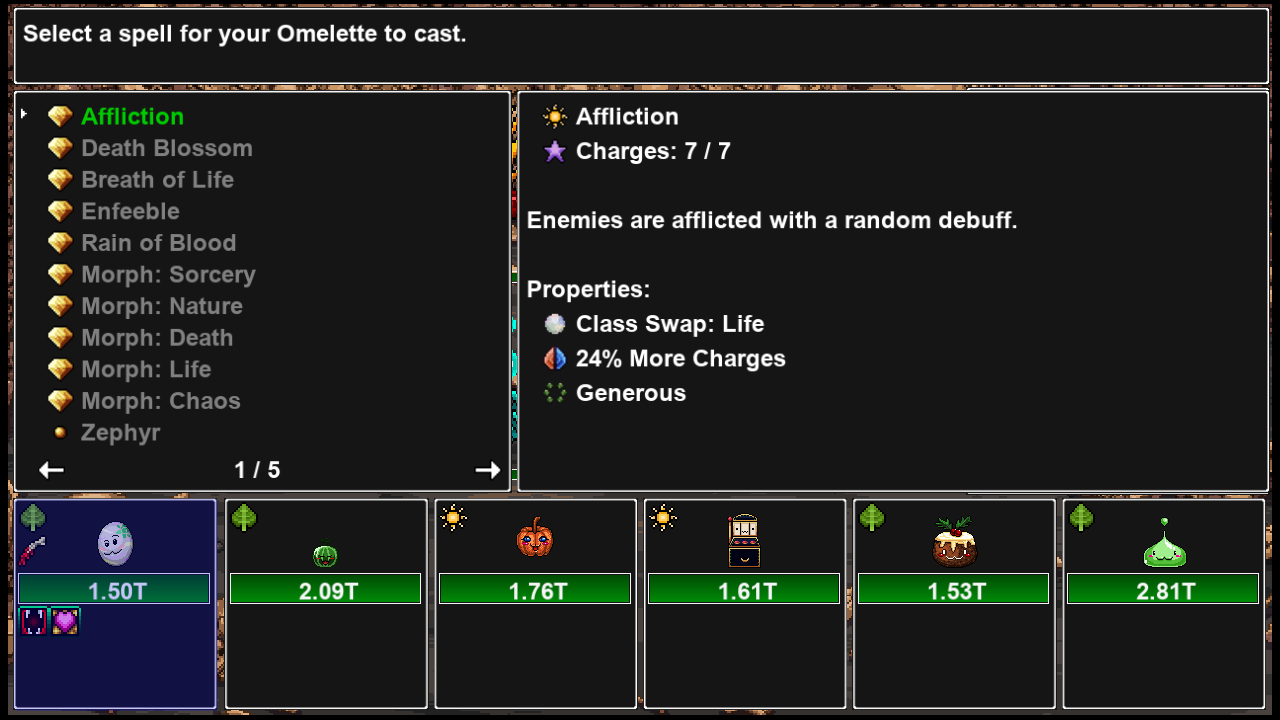
#> input picture tests/ui_screens/battle/battle_cast_affliction_life.png, 1280 x 720 px; its folder holds only this picture in this run
$ python -i spell_components.py   (imports and definitions only)
#> lines starting #> are read from the running program, lines starting #| are printed output that depends on the picture; after the words box and inside, x2 and y2 are one past the last pixel; in counts of white or black regions, pixels touching at a corner belong together
#> further down, picture is the input picture: shape (720, 1280, 3); mean B, G, R 34.4, 36.5, 34
from dataclasses import dataclass
from enum import Enum, auto
from typing import Optional

import cv2
import numpy as np
from numpy.typing import NDArray

from subot.ocr import OCR, detect_green_text, slice_img, detect_dialog_text_color, OCRResult, detect_white_text


class SpellGemClass(Enum):
    CHAOS = auto()
    DEATH = auto()
    SORCERY = auto()
    LIFE = auto()
    NATURE = auto()
    UNKNOWN = auto()


@dataclass(eq=True, frozen=True)
class SpellSelectionInfo:
    spell_name: str
    gem_class: SpellGemClass
    is_ethereal: bool = False
    has_yellow_star: bool = False
    has_exclamation: bool = False

# [19 lines left out: functions detect_exclamation, detect_yellow_star, detect_ethereal, not called in this run]


def detect_spell_gem_color(bgr: NDArray) -> SpellGemClass:
    hsv = cv2.cvtColor(bgr, cv2.COLOR_BGR2HSV)
#> hsv: shape (720, 1280, 3); mean H, S, V 8.3, 20.9, 39.8
    DEATH_GEM_COLOR_HSV_RANGE = (np.array([240 // 2, int(0.20 * 255), int(0.4 * 255)]), np.array([240 // 2, int(0.3 * 255), int(0.9 * 255)]))
    SORCERY_GEM_COLOR_H_RANGE = (290 // 2, 310 // 2)
    LIFE_GEM_COLOR_HSV_RANGE = (np.array([int(15//2), int(0.5*255), int(0.4 * 255)]), np.array([50//2, int(0.91*255), int(0.85 * 255)]))
    CHAOS_GEM_COLOR_HSV_RANGE = (np.array([0, 255, int(0.1 * 255)]), np.array([0, 255, int(0.3 * 255)]))
    NATURE_GEM_COLOR_H_RANGE = (140 // 2, 150 // 2)

    h, s, v = cv2.split(hsv)
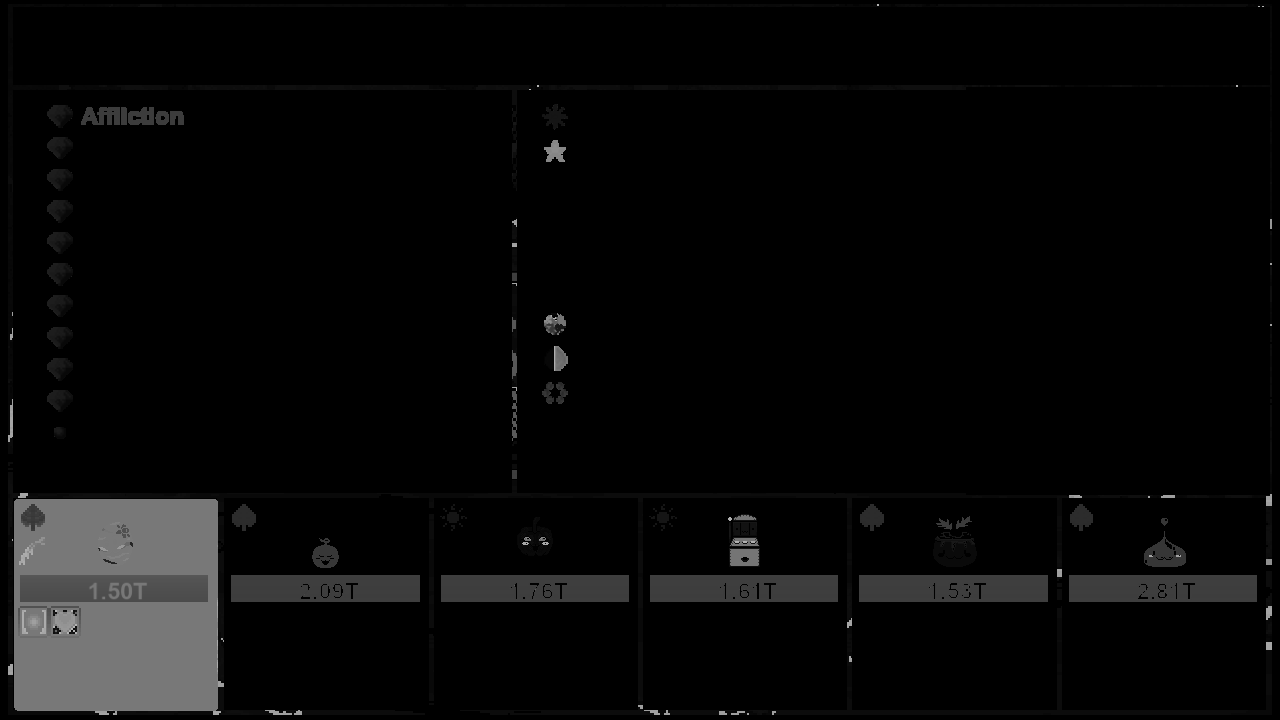
#> h: shape (720, 1280); min 0, max 179, mean 8.3
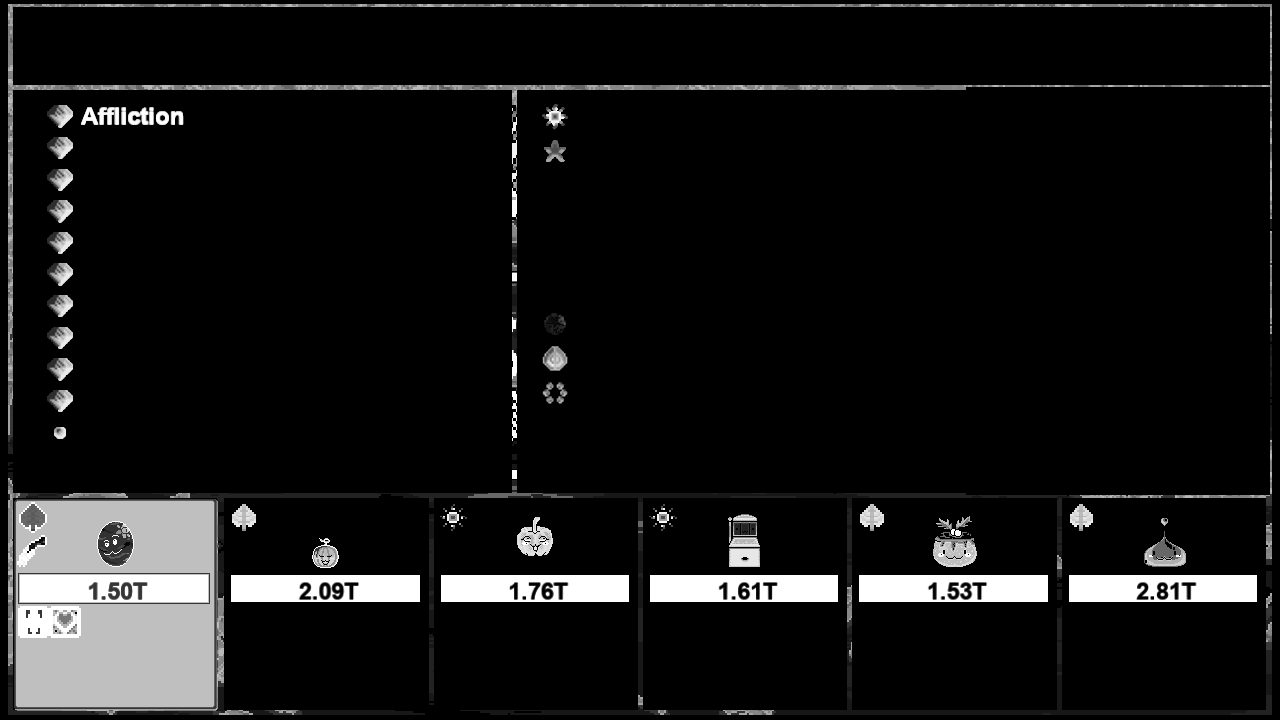
#> s: shape (720, 1280); min 0, max 255, mean 20.9
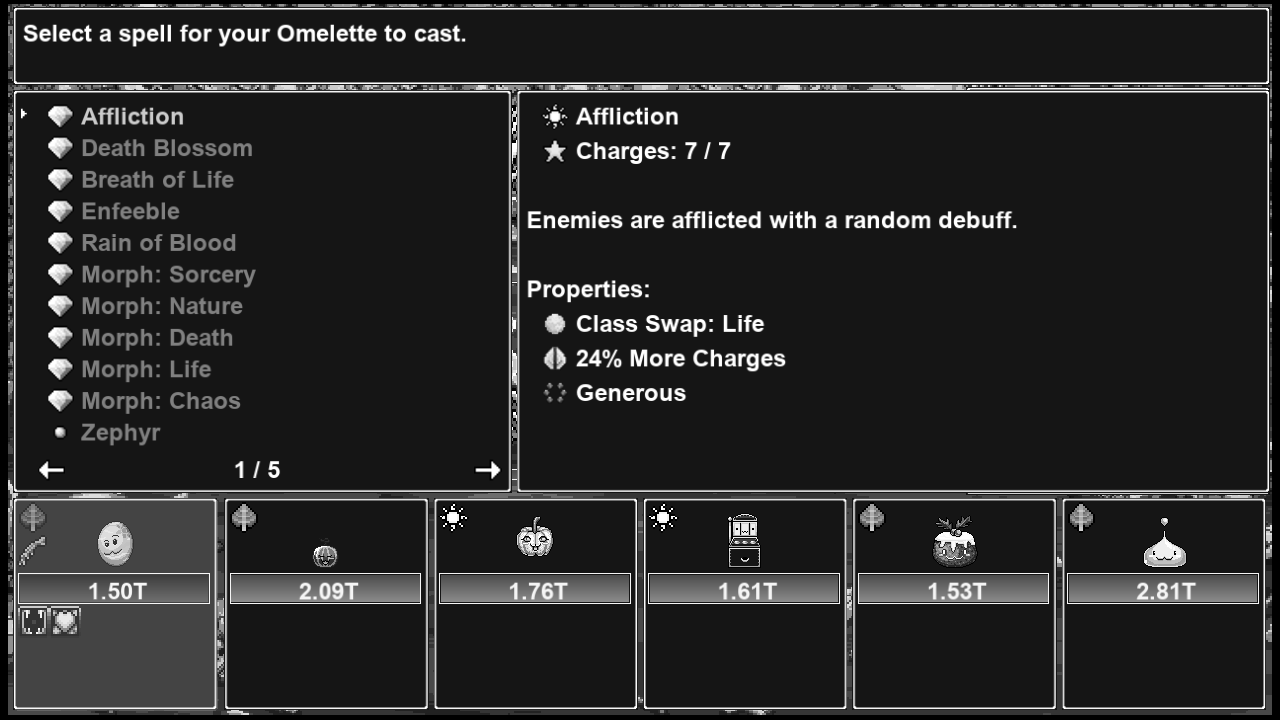
#> v: shape (720, 1280); min 0, max 255, mean 39.8
    death_mask = cv2.inRange(hsv, DEATH_GEM_COLOR_HSV_RANGE[0], DEATH_GEM_COLOR_HSV_RANGE[1])
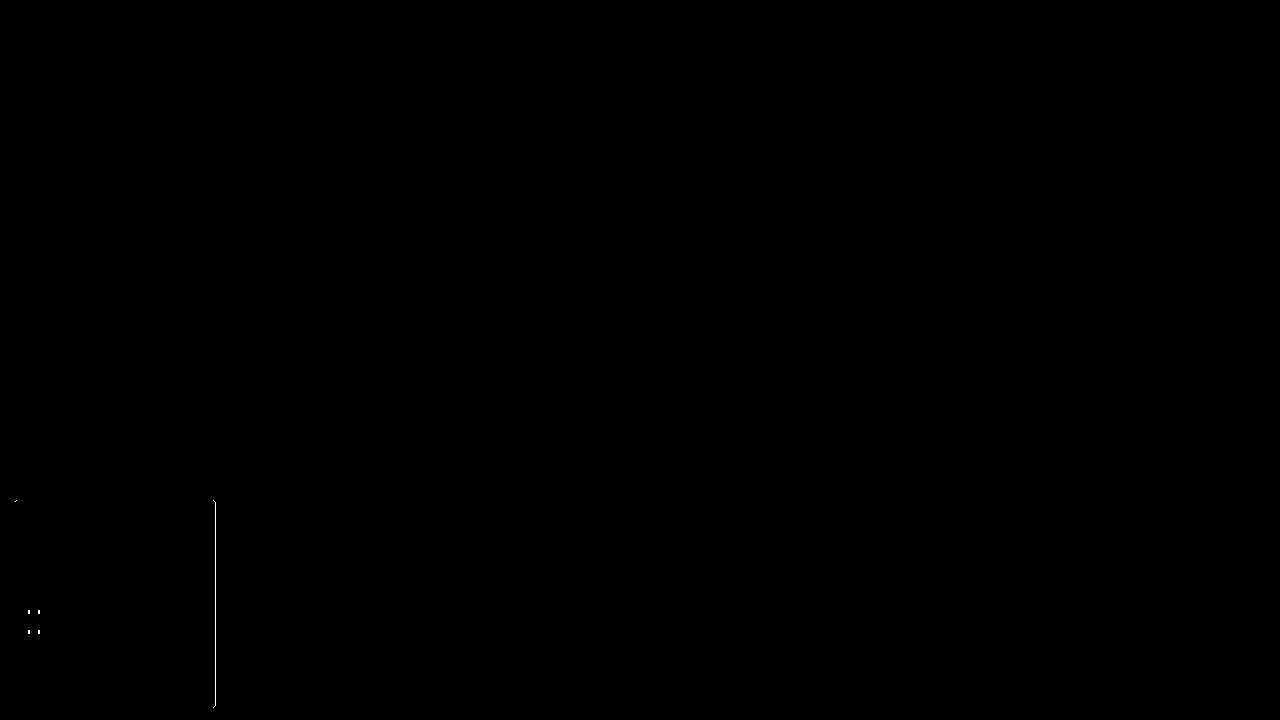
#> death_mask: shape (720, 1280); 0.03% white in thin lines or dots, all inside (x1, y1, x2, y2) = (15, 500, 216, 708)
    pixels_death = np.count_nonzero(death_mask)
#> pixels_death = 242
    pixels_sorcery = np.count_nonzero(cv2.inRange(h, SORCERY_GEM_COLOR_H_RANGE[0], SORCERY_GEM_COLOR_H_RANGE[1]))
#> pixels_sorcery = 383
    pixels_life = np.count_nonzero(cv2.inRange(hsv, LIFE_GEM_COLOR_HSV_RANGE[0], LIFE_GEM_COLOR_HSV_RANGE[1]))
#> pixels_life = 7908
    pixels_chaos = np.count_nonzero(cv2.inRange(hsv, CHAOS_GEM_COLOR_HSV_RANGE[0], CHAOS_GEM_COLOR_HSV_RANGE[1]))
#> pixels_chaos = 0
    pixels_nature = np.count_nonzero(cv2.inRange(h, NATURE_GEM_COLOR_H_RANGE[0], NATURE_GEM_COLOR_H_RANGE[1]))
#> pixels_nature = 207

    if pixels_chaos > 0:
        return SpellGemClass.CHAOS
    elif pixels_death > 0:
        return SpellGemClass.DEATH
    elif pixels_life > 0:
        return SpellGemClass.LIFE
    elif pixels_nature > 0:
        return SpellGemClass.NATURE
    elif pixels_sorcery > 0:
        return SpellGemClass.SORCERY
    else:
        raise NoSpellException("no class for spell gem")

@dataclass
class SpellEnchantDescription:
    spell_name: str
    tier_text: str
    charges: str
    description: str


# [27 lines left out: functions spell_enchant_description, spell_gem_description, not called in this run]


class NoSpellException(Exception):
    pass

# [32 lines left out: function find_spell_gem_info, not called in this run]


class ComponentSortUI:
    # [9 lines left out: functions __init__, ocr, not called in this run]

    @property
    def text(self) -> str:
        return self._sort_text

    @property
    def is_same_state(self) -> bool:
        return self._prev_sort_text == self._sort_text

    # [6 lines left out: function new_text, not called in this run]


class ComponentSpellDescription:
    def __init__(self, ocr_engine: OCR):
        self.ocr_engine = ocr_engine
        self._description = ""

    def ocr(self, roi: NDArray):
        self._description = spell_gem_description(roi, self.ocr_engine)

    @property
    def description(self):
        return self._description


class ComponentSpellProperties:
    # [36 lines left out: functions __init__, text, ocr, not called in this run]

    @property
    def is_same_state(self) -> bool:
        return self.number_of_properties == self.prev_number_of_properties and self.empty_slots == self.prev_empty_slots

    @property
    def has_empty_slots(self) -> bool:
        return self.empty_slots > 0

    @property
    def tier(self) -> int:
        return self.empty_slots + self.number_of_properties + 1


# [30 lines left out: functions enchantment_property_number_text, enchantment_empty_slots_text, not called in this run]


class ComponentSpellEnchanterDescription:
    def __init__(self, ocr_engine: OCR):
        self.ocr_engine = ocr_engine
        self._description = ""

    def ocr(self, roi: NDArray):
        self._description = spell_enchant_description(roi, self.ocr_engine)

    @property
    def description(self):
        return self._description


class ComponentSpellInfo:
    """The spell's name, class,and whether it is ethereal"""
    # [10 lines left out: functions __init__, ocr, not called in this run]
            # raise Exception("unable to detect spell gem info")

    @property
    def is_same_state(self) -> bool:
        return self._spell_gem_info == self._prev_spell_gem_info

    @property
    def is_ethereal(self) -> bool:
        return self._spell_gem_info.is_ethereal

    @property
    def spell_name(self) -> str:
        return self._spell_gem_info.spell_name

    @property
    def spell_class(self) -> SpellGemClass:
        return self._spell_gem_info.gem_class

    @property
    def has_yellow_star(self) -> bool:
        return self._spell_gem_info.has_yellow_star

    @property
    def is_new_spell(self) -> bool:
        return self._spell_gem_info.has_exclamation


class ComponentDialogBox:
    """Dialog box text"""
    # [11 lines left out: functions __init__, ocr, not called in this run]

    @property
    def is_same_state(self) -> bool:
        return self.dialog_text == self.prev_dialog_text

>>> import cv2
>>> picture = cv2.imread('../../tests/ui_screens/battle/battle_cast_affliction_life.png')
>>> result = detect_spell_gem_color(picture)
